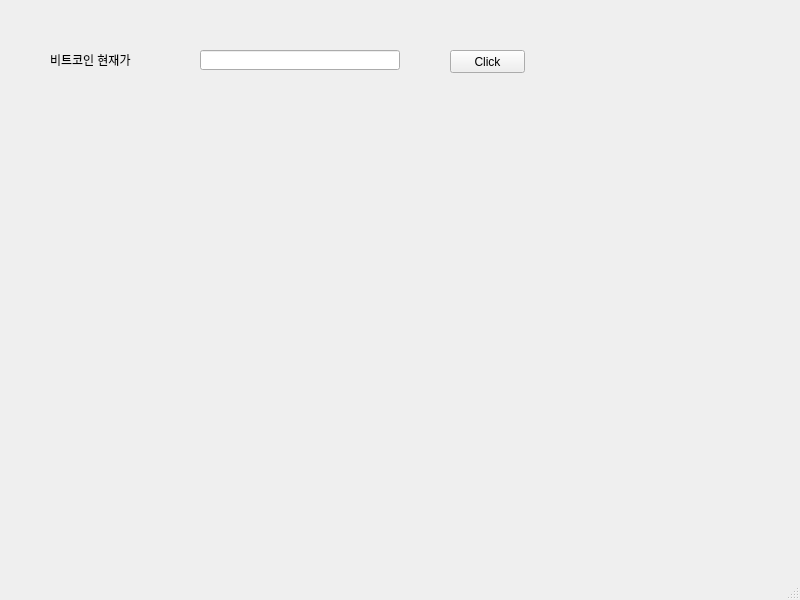
<?xml version="1.0" encoding="UTF-8"?>
<ui version="4.0">
 <class>MainWindow</class>
 <widget class="QMainWindow" name="MainWindow">
  <property name="geometry">
   <rect>
    <x>0</x>
    <y>0</y>
    <width>800</width>
    <height>600</height>
   </rect>
  </property>
  <property name="windowTitle">
   <string>MainWindow</string>
  </property>
  <widget class="QWidget" name="centralwidget">
   <widget class="QPushButton" name="pushButton">
    <property name="geometry">
     <rect>
      <x>450</x>
      <y>50</y>
      <width>75</width>
      <height>23</height>
     </rect>
    </property>
    <property name="text">
     <string>Click</string>
    </property>
   </widget>
   <widget class="QLineEdit" name="btc_price">
    <property name="geometry">
     <rect>
      <x>200</x>
      <y>50</y>
      <width>200</width>
      <height>20</height>
     </rect>
    </property>
   </widget>
   <widget class="QLabel" name="label">
    <property name="geometry">
     <rect>
      <x>50</x>
      <y>50</y>
      <width>100</width>
      <height>20</height>
     </rect>
    </property>
    <property name="text">
     <string>비트코인 현재가</string>
    </property>
   </widget>
  </widget>
  <widget class="QMenuBar" name="menubar">
   <property name="geometry">
    <rect>
     <x>0</x>
     <y>0</y>
     <width>800</width>
     <height>21</height>
    </rect>
   </property>
  </widget>
  <widget class="QStatusBar" name="statusbar"/>
 </widget>
 <resources/>
 <connections/>
</ui>
